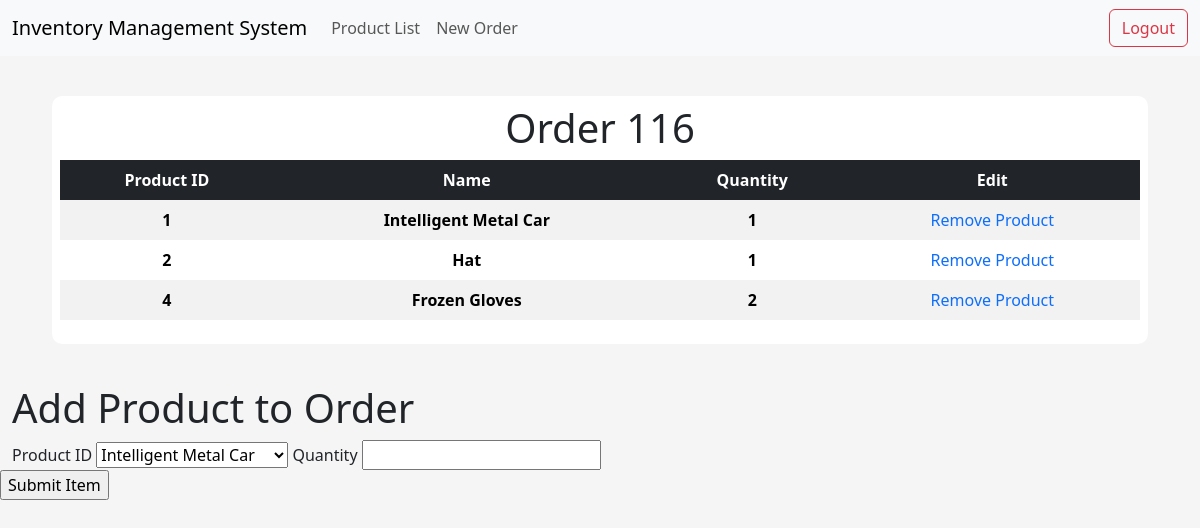
The app's page /order/116 with its own data.
### app/models/tables.py (models this page shows, shortened)
class Product(db.Model):
    __tablename__ = "product"
    id = db.Column(db.Integer, primary_key=True)
    name = db.Column(db.String(50), nullable=False, unique=True)
    price = db.Column(db.Float, nullable=False)
    quantity_available = db.Column(db.Integer)

class OrderItem(db.Model):
    __tablename__ = "order_item"
    order_id = db.Column(db.Integer, db.ForeignKey("order.id"), primary_key=True)
    item_id = db.Column(db.Integer, db.ForeignKey("product.id"), primary_key=True)
    quantity = db.Column(db.Integer, nullable=False)
    total_price = db.Column(db.Integer, nullable=False)

### app/controllers/default.py (the view, shortened to what this page needs)
@app.route("/order/<int:id>", methods=["GET", "POST"])
def order(id):
    form = AddOrderItemForm()
    products = Product.query.all()
    form.product_id.choices = [(product.id, product.name) for product in products]
    order_items = OrderItem.query.filter_by(order_id=id).all()
    product_names = [Product.query.get(item.item_id).name for item in order_items]
    print(type(id))
    print("ORDER ITEMSSSSS: ", order_items)
    return render_template(
        "order.html",
        order=id,
        order_items=order_items,
        product_names=product_names,
        zip=zip,
        form=form,
    )

### app/models/forms.py (shortened to what this page needs)
class AddOrderItemForm(FlaskForm):
    product_id = SelectField("Product ID", coerce=int, validators=[DataRequired()])
    quantity = IntegerField("Quantity", validators=[DataRequired()])
    submit = SubmitField("Submit Item")

### app/templates/order.html (shortened to what this page needs)
{% extends "index.html" %}
{% block body %}
<div class="content-section">
    <div class="title">
        <h1>Order {{order}}</h1>
    </div>
    <table class="table table-striped table-borderless table-hover text-center">
        <thead class="table-dark table-sm">
            <tr>
                <th scope="col">Product ID</th>
                <th scope="col">Name</th>
                <th scope="col">Quantity</th>
                <th scope="col">Edit</th>
            </tr>
        </thead>
        <tbody>
            {% for product, product_name in zip(order_items, product_names) %}
            <tr>
                <th scope="row">{{ product.item_id }}</th>
                <th scope="row">{{ product_name }}</th>
                <th scope="row">{{ product.quantity }}</th>
                <td><a style="text-decoration: none;" href=""> Remove Product </a></td>
            </tr>
            {% endfor %}
        </tbody>
    </table>
</div>
<h1>Add Product to Order</h1>
    <form method="POST" action="{{ url_for('order',id=order) }}" id="orderForm">
        {{form.product_id.label}}
        {{form.product_id}}
        {{form.quantity.label}}
        {{form.quantity}}
        </div>
        {{ form.submit() }}
{% endblock body %}

### app/static/css/main.css (style rules this page uses)
body { background-color: rgb(245, 245, 245); }
.content-section { background: #fff; margin: 40px; padding: 0.5rem 0.5rem; border-radius: 10px; }
.title h1 { text-align: center; align-items: center; }

### records on screen
Product: item_id "1", name "Intelligent Metal Car", quantity "1"
Product: item_id "2", name "Hat", quantity "1"
Product: item_id "4", name "Frozen Gloves", quantity "2"

### other values on screen
{{ order }} "116"
